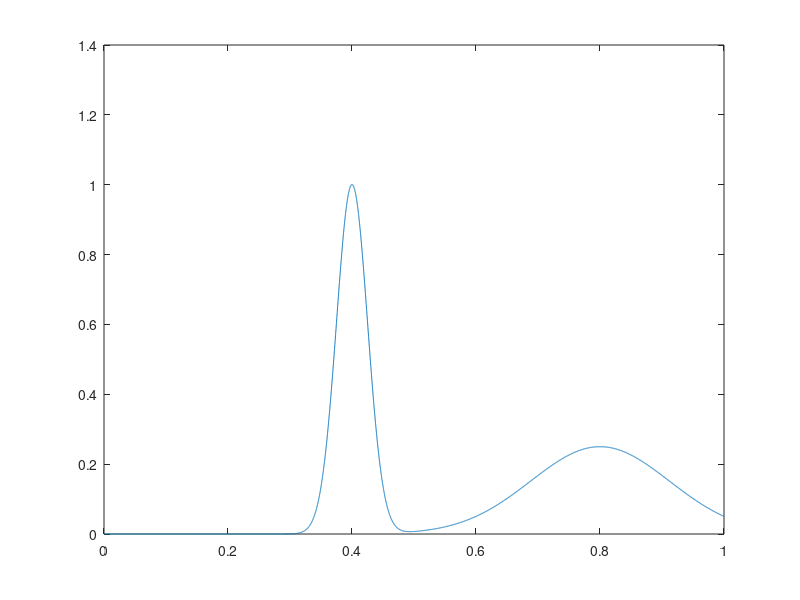

This figure's MATLAB source: (Note: this script raises an error after producing the figure.)
%% Exercise 1.7

%% a)
u = @(x) exp(-800*(x - 0.4).^2) + 0.25*exp(-40*(x - 0.8).^2);

x1 = linspace(0,1,10000);
plot(x1, u(x1))

% we expect many nodes near the extreme curvatures i.e. around
% x = 0.4, 0.5, 0.8


%% Initial mesh configuration
clear, clc
u = @(x) exp(-800*(x - 0.4).^2) + 0.25*exp(-40*(x - 0.8).^2);

func = @(x) (1003.7500 + 1600.00*x.^2 - 2560.000*x)*exp(-1.6*(5.*x - 4.).^2) ...
    + (407999.00 + 2.560000*10^6*x.^2 - 2.0480000*10.^6*x)*exp(-32.*(5.*x - 2.).^2);

c = u(0);
d = u(1);

x = linspace(0,1,3);
sol = BVP1_7D(1, c, d, x, func);

x2 = linspace(0, 1, 1000);

figure;
plot(x, sol, 'r-', 'linewidth', 3, 'MarkerSize', 10)
hold on
grid on
plot(x2, u(x2), 'b-', 'linewidth', 2)
xlim([0 1.05])
legend('Computed','Exact','Location','northwest')
hold off


%%
xc = linspace(0,1,3);

EToVc = zeros(length(xc)-1, 2);
EToVc(:,1) = 1:size(EToVc,1);
EToVc(:,2) = 2:size(EToVc,1)+1;

tol = 1e-4;
count = 1;

tic;
while true
    % Create a finner mesh
    [EToVf, xf]  = refine_marked(EToVc, xc, EToVc(:,1));
    
    uhc = BVP1_7D(1, c, d, xc, func);
    uhf = BVP1_7D(1, c, d, xf, func);
    
    err = compute_error_decrease2(xc, xf, uhc, uhf, EToVc, EToVf);
    
    idxMarked = EToVc(:,1);
    idxMarked = idxMarked(err > tol);

    % Check if convegence is reaced
    if isempty(idxMarked)
        disp('convergence reached')
        break
    end

    % update EToVc, xc
    [EToVc, xc]  = refine_marked(EToVc, xc, EToVc(:,1));
    count = count +1;
end
toc;

% DOF = 2049, Iterations = 11, tol = 1e-4, Elements = 2048

%%

x2 = linspace(0, 1, 1000);

figure;
plot(xc, uhc, 'r-', 'linewidth', 3, 'MarkerSize', 10)
hold on
grid on
plot(x2, u(x2), 'b-', 'linewidth', 2)
xlim([0 1.05])
legend('Computed','Exact','Location','northwest')
hold off
%%
plot(err, 'b.','MarkerSize', 30)
hold on
plot([0 length(err)+2],[tol tol],'r--','LineWidth',3)
hold off
ylim([-1e-5 1.15e-4])
xlim([0 length(err)])
legend('Errors','Tolerance','FontSize',14)


